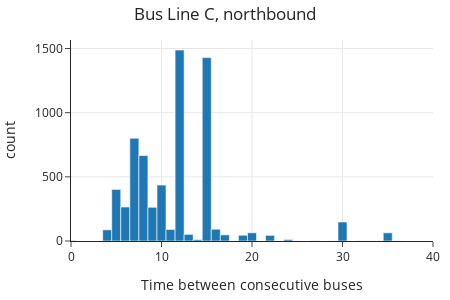

Notebook code cell kept with this figure:
### Markdown cell above
Let's examine a histogram the distribution of inter-arrival times of these buses.

### Code cell
fig = px.histogram(bus_c_n, x='sched_inter', 
                   title="Bus Line C, northbound",
                   width=450, height=300)

fig.update_xaxes(range=[0, 40], title="Time between consecutive buses")
margin(fig, t=40)

### Figure 1 — Plotly figure (JSON) as saved in the notebook; plotly's stock layout.template omitted (floating-point values rounded to 4 significant figures; data arrays with more than 128 entries replaced by an {"elided": "..."} marker saying what was removed)
{"data": [{"alignmentgroup": "True", "bingroup": "x", "hovertemplate": "sched_inter=%{x}<br>count=%{y}<extra></extra>", "legendgroup": "", "marker": {"color": "#1F77B4", "pattern": {"shape": ""}}, "name": "", "offsetgroup": "", "orientation": "v", "showlegend": false, "type": "histogram", "x": {"elided": "6677 float values"}, "xaxis": "x", "yaxis": "y"}], "layout": {"barmode": "relative", "height": 300, "legend": {"tracegroupgap": 0}, "margin": {"t": 40}, "title": {"text": "Bus Line C, northbound"}, "width": 450, "xaxis": {"anchor": "y", "domain": [0, 1], "range": [0, 40], "title": {"text": "Time between consecutive buses"}}, "yaxis": {"anchor": "x", "domain": [0, 1], "title": {"text": "count"}}}}
